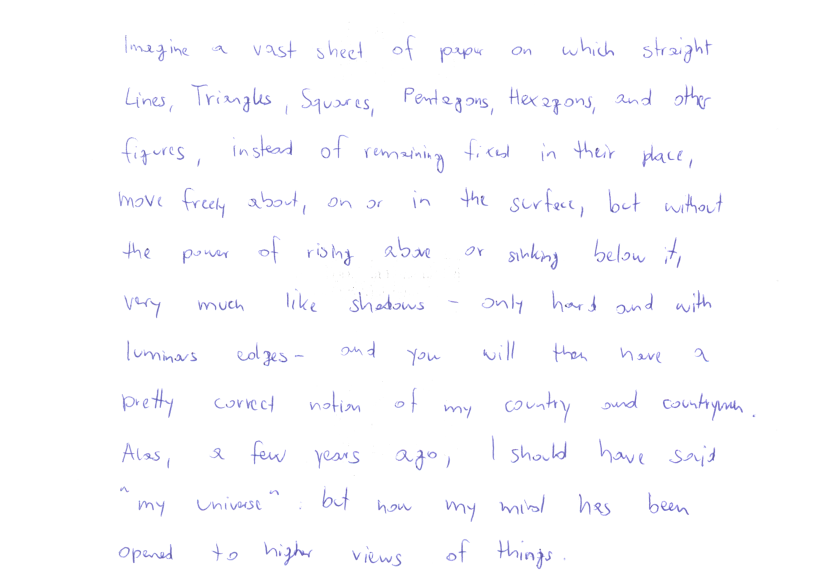
#> input picture processamento de imagens/test_images/cvl/0001-1-cropped.tif, 2499 x 1726 px, found by its file name (shown at 1/3 size)
$ python preprocessing.py
#> lines starting #> are read from the running program, lines starting #| are printed output that depends on the picture; after the words box and inside, x2 and y2 are one past the last pixel; in counts of white or black regions, pixels touching at a corner belong together
import cv2
import numpy as np
#import image
image = cv2.imread('processamento de imagens/test_images/CVL/0001-1-cropped.tif')
#> image is the input picture: shape (1726, 2499, 3); mean B, G, R 254, 252.1, 252.1
image = cv2.resize(image, (1000,700 ))
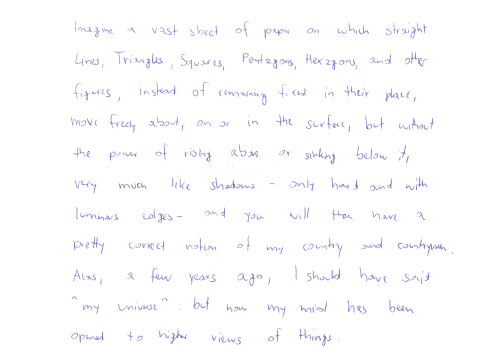
#> image: shape (700, 1000, 3) (shown at 1/2 size); mean B, G, R 254, 252.1, 252.1
# cv2.imshow('orig',image)
#cv2.waitKey(0)

#grayscale
gray = cv2.cvtColor(image,cv2.COLOR_BGR2GRAY)
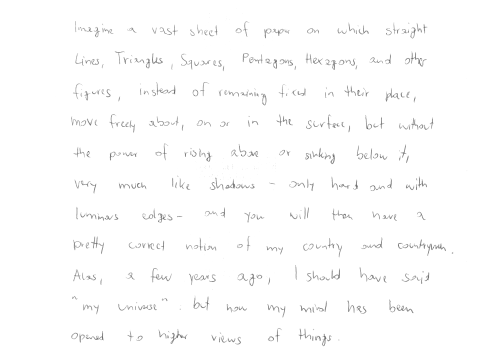
#> gray: shape (700, 1000) (shown at 1/2 size); min 82, max 255, mean 252.3
# cv2.imshow('gray',gray)
# cv2.waitKey(0)

#binary
ret,thresh = cv2.threshold(gray,150,255,cv2.THRESH_BINARY_INV)
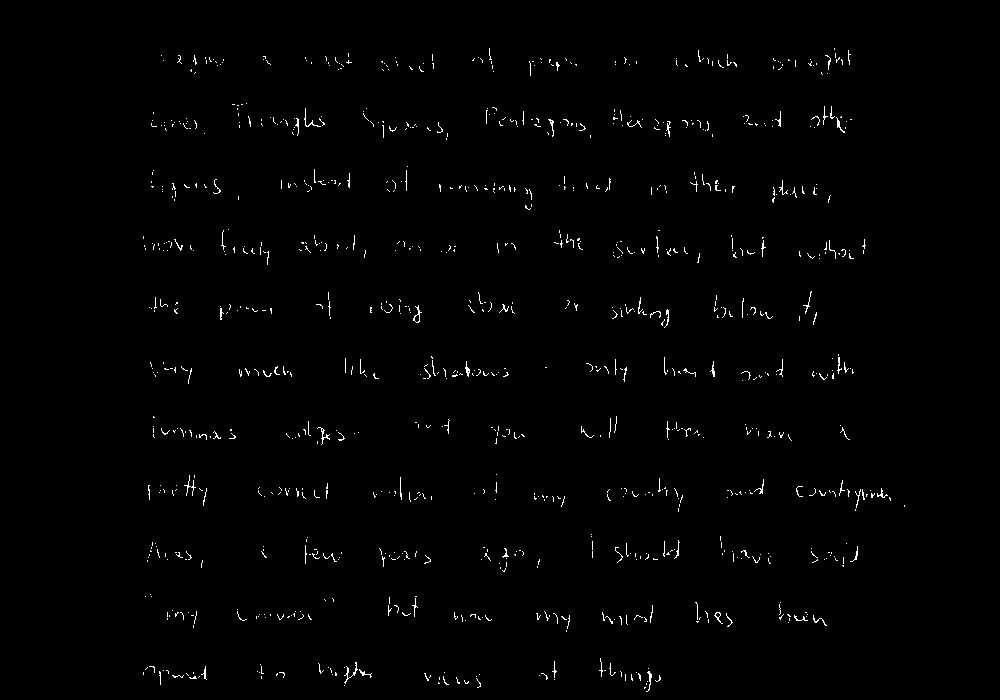
#> thresh: shape (700, 1000); 0.95% white in thin lines or dots, all inside (x1, y1, x2, y2) = (143, 48, 905, 692)
# cv2.imshow('second',thresh)
cv2.waitKey(0)

#dilation
kernel = np.ones((5,100), np.uint8)
img_dilation = cv2.dilate(thresh, kernel, iterations=1)
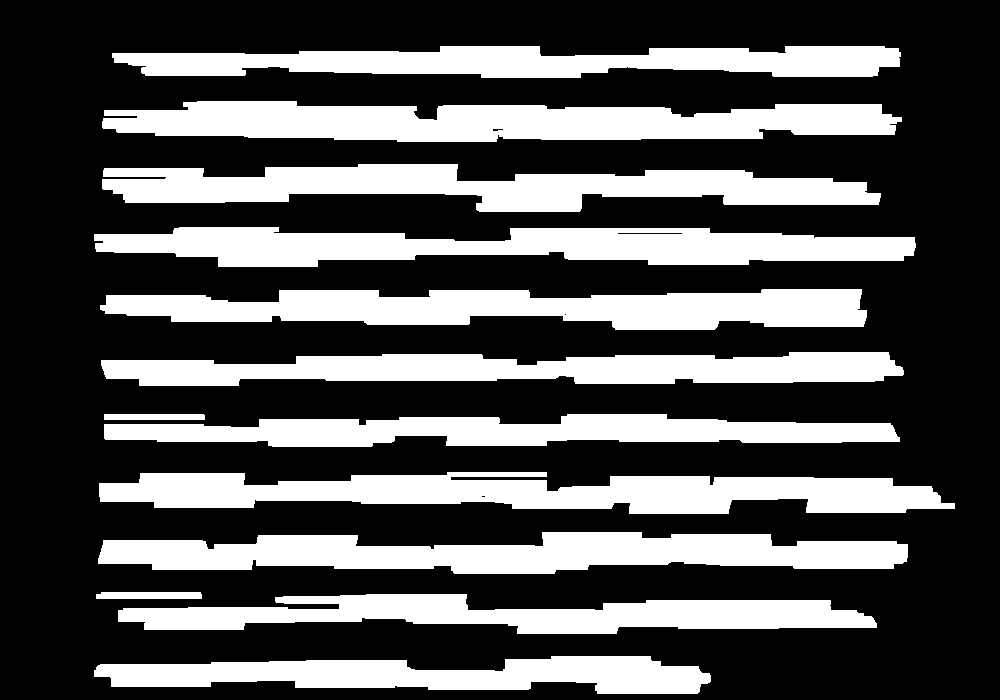
#> img_dilation: shape (700, 1000); 32.4% white; 13 white regions
# cv2.imshow('dilated',img_dilation)
cv2.waitKey(0)

#find contours
ctrs, hier = cv2.findContours(img_dilation.copy(), cv2.RETR_EXTERNAL, cv2.CHAIN_APPROX_SIMPLE)
#> ctrs = 13 contours; largest, box (x1, y1, x2, y2) and area: (102, 101, 902, 142) 23613, (99, 472, 955, 514) 22792, (98, 532, 908, 574) 22118, (94, 227, 916, 267) 21375, (100, 289, 867, 330) 21164

#sort contours
sorted_ctrs = sorted(ctrs, key=lambda ctr: cv2.boundingRect(ctr)[0] + cv2.boundingRect(ctr)[1] * image.shape[1])
#> sorted_ctrs has the same summary as ctrs

for i, ctr in enumerate(ctrs):
    # Get bounding box
    x, y, w, h = cv2.boundingRect(ctr)

    # Getting ROI
    roi = image[y:y+h, x:x+w]

    # show ROI
    # cv2.imshow('segment no:'+str(i),roi)
    cv2.imwrite('roi' +str(i) +'.png',roi)
    cv2.rectangle(image,(x,y),( x + w, y + h ),(90,0,255),2)
    cv2.waitKey(0)
#> this loop made 13 passes
#> (x, y, w, h) on passes 1 to 8: (94, 656, 617, 38), (118, 594, 759, 40), (96, 592, 106, 7), (98, 532, 810, 42), (99, 472, 856, 42), (104, 414, 796, 33), (104, 414, 101, 6), (101, 352, 803, 34)
#> pass 1, `roi = image[y:y+h, x:x+w]`:
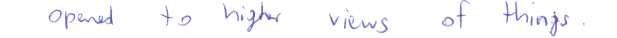
#> roi: shape (38, 617, 3); mean B, G, R 252.6, 248.6, 248.7
#> pass 2, `roi = image[y:y+h, x:x+w]`:
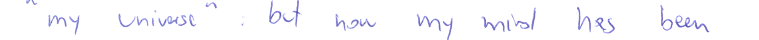
#> roi: shape (40, 759, 3); mean B, G, R 253, 249.3, 249.4
#> after the loop:
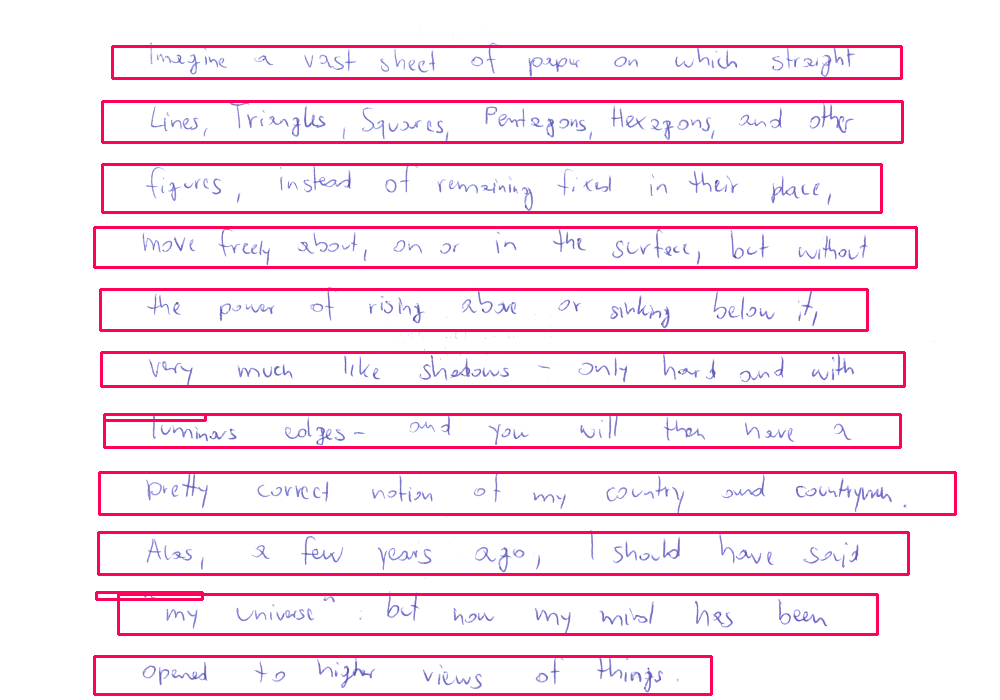
#> image: shape (700, 1000, 3); 7.86% of pixels changed, all inside (x1, y1, x2, y2) = (93, 45, 957, 696)

cv2.imshow('marked areas',image)
cv2.waitKey(0)
